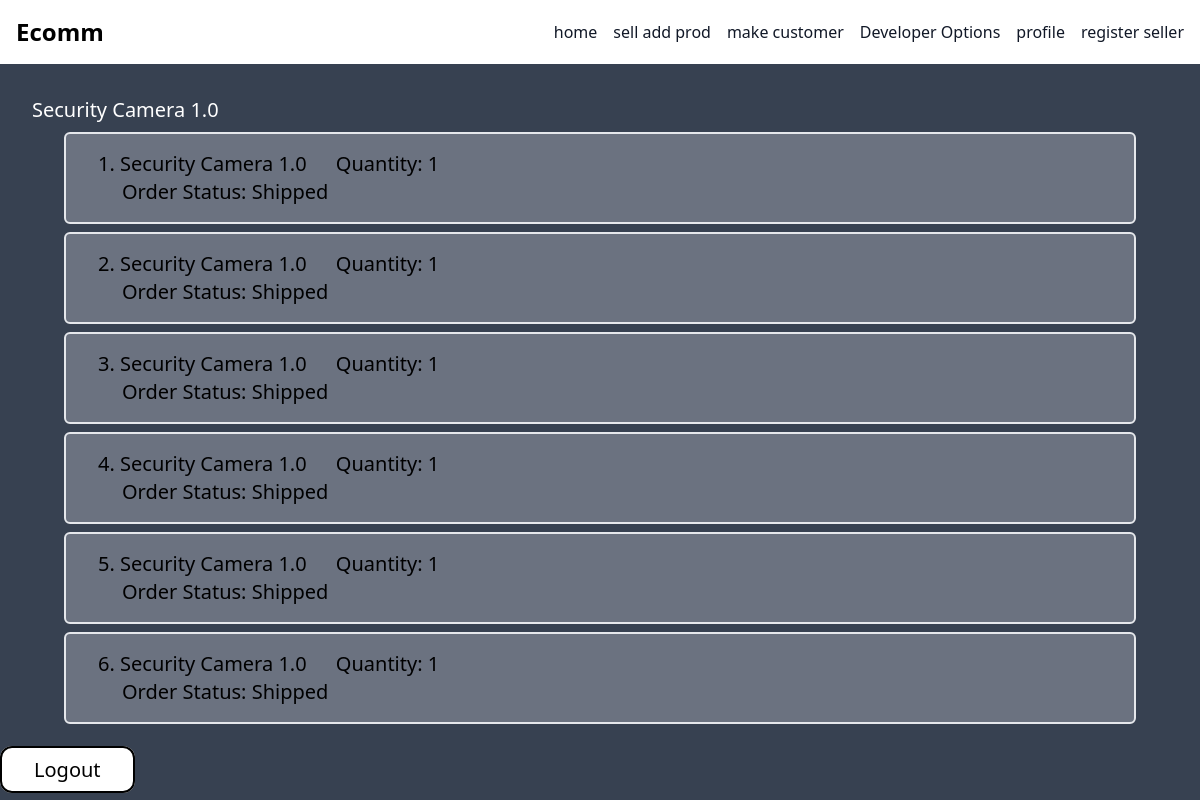
Page /userAccount/profile/ (signed in) on the committed database.
### products/models.py (models this page shows)
class Product(models.Model):
    name = models.CharField(max_length=40)
    price=models.DecimalField(max_digits=10,decimal_places=2)
    description = models.TextField(max_length=200)
    category=models.CharField(max_length=10)
    sub_category=models.CharField(max_length=10)
    qty=models.IntegerField()
    seller = models.ForeignKey(User,on_delete=models.CASCADE,related_name='seller',null=True,default=None)

### userAccount/models.py (models this page shows)
class Order(models.Model):
    customer = models.ForeignKey(Customer,on_delete=models.CASCADE,related_name='customer')
    product = models.ForeignKey(Product,on_delete=models.CASCADE,related_name='product')
    qty = models.PositiveIntegerField()
    PAYMENT_CHOICES = [
        ('cash_on_delivery', 'Cash on Delivery'),
        ('debit_card', 'Debit Card'),
        ('credit_card', 'Credit Card'),
        ('upi','UPI')
    ]
    mode_of_payment = models.CharField(max_length=20, choices=PAYMENT_CHOICES)
    ORDER_CHOICES = [
        ('processing', 'Processing'),
        ('shipped', 'Shipped'),
        ('out_for_delivery', 'Out for Delivery'),
        ('delivered','Delivered')
    ]
    order_status = models.CharField(max_length=20, choices=ORDER_CHOICES)

### userAccount/views.py (the view)
# urls.py: path("profile/",profile_page,name="profile"),
def profile_page(request):
    user = request.user
    if Customer.objects.filter(user=user).exists():
        customer = user.customer
        orders= Order.objects.filter(customer=customer)
        cart=customer.cart_items.all()
        return render(request,'userAccount/profile.html',{'cart':cart,"orders":orders})
    else:
        return redirect(reverse_lazy('make_customer'))

### template/userAccount/profile.html
{% extends 'base.html' %}
{% block mainbody %}
<div class="text-xl text-white px-8 my-8">
    <div class="">
        {% for item in cart %}
            <p>{{item.name}}</p>
        {% endfor %}
    </div>
    <div>
        {% for order in orders %}
        <div class="border--gray-500 text-black bg-gray-500 border-2 rounded-md px-4 md:px-8 py-4 my-2 mx-2 md:mx-8">
            {{forloop.counter}}.
            <span>{{order.product.name}}</span>
            <span class="ml-6">Quantity: {{order.qty}}</span>
            <p class="ml-6">Order Status: {{order.order_status}}</p>
        </div>
        {% endfor %}
    </div>
</div>
<a href="{% url 'logout' %}" class="text-xl border-2 border-black bg-white px-8 py-2 rounded-xl">Logout</a>
{% endblock %}

### rows in the picture
Product: name "Security Camera 1.0"
Order: product.name "Security Camera 1.0", qty "1", order_status "Shipped"
Order: product.name "Security Camera 1.0", qty "1", order_status "Shipped"
Order: product.name "Security Camera 1.0", qty "1", order_status "Shipped"
Order: product.name "Security Camera 1.0", qty "1", order_status "Shipped"
Order: product.name "Security Camera 1.0", qty "1", order_status "Shipped"
Order: product.name "Security Camera 1.0", qty "1", order_status "Shipped"
